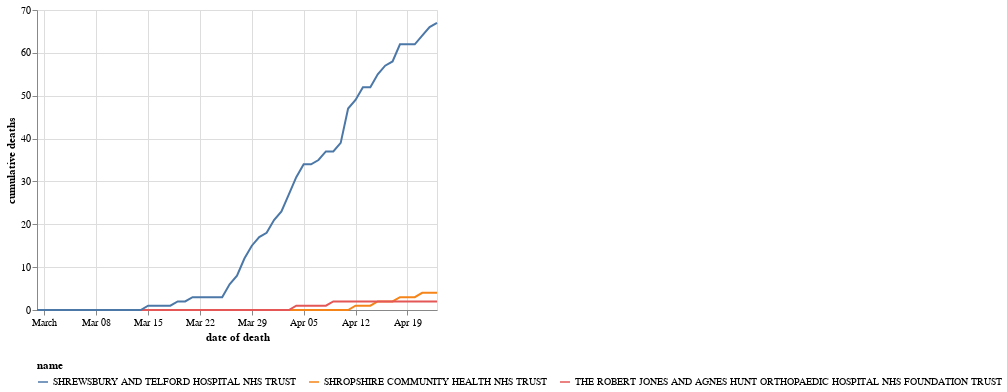

Here is the notebook cell this chart was saved with:
### Markdown cell above
### Cumulative by trust

### Code cell
chart_dodds = chart_doddbt.copy()
chart_dodds = chart_dodds[chart_dodds.code.isin(trustcodes_shropshirestar)]
alt.Chart(chart_dodds).mark_line().encode(
    x='date of death',
    y='cumulative deaths',
    color='name'
).configure_legend(labelLimit=0,orient='bottom')

### Figure 1 — Vega-Lite specification as saved in the notebook (floating-point values rounded to 4 significant figures; data arrays with more than 128 entries replaced by an {"elided": "..."} marker saying what was removed)
{"config": {"view": {"continuousWidth": 400, "continuousHeight": 300}, "legend": {"labelLimit": 0, "orient": "bottom"}}, "data": {"name": "data-b711e9565bc5e55fc41392f5ab889e62"}, "mark": "line", "encoding": {"color": {"type": "nominal", "field": "name"}, "x": {"type": "temporal", "field": "date of death"}, "y": {"type": "quantitative", "field": "cumulative deaths"}}, "$schema": "https://vega.github.io/schema/vega-lite/v4.8.1.json", "datasets": {"data-b711e9565bc5e55fc41392f5ab889e62": {"elided": "165 records"}}}
